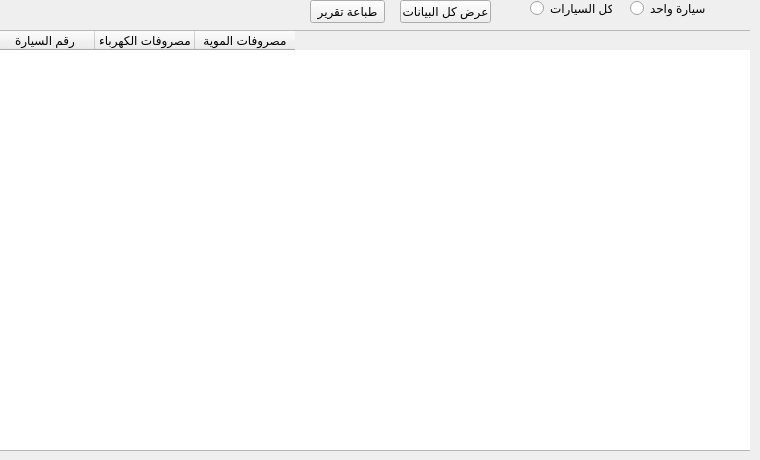
      <widget class="QWidget" name="tab_16">
       <attribute name="title">
        <string>الكهرباء</string>
       </attribute>
       <widget class="QGroupBox" name="groupBox_7">
        <property name="geometry">
         <rect>
          <x>-1</x>
          <y>30</y>
          <width>751</width>
          <height>421</height>
         </rect>
        </property>
        <property name="title">
         <string/>
        </property>
        <widget class="QTableWidget" name="tableWidget_7">
         <property name="geometry">
          <rect>
           <x>-5</x>
           <y>0</y>
           <width>761</width>
           <height>421</height>
          </rect>
         </property>
         <column>
          <property name="text">
           <string>رقم السيارة</string>
          </property>
         </column>
         <column>
          <property name="text">
           <string>مصروفات الكهرباء</string>
          </property>
         </column>
         <column>
          <property name="text">
           <string>مصروفات الموية</string>
          </property>
         </column>
        </widget>
       </widget>
       <widget class="QRadioButton" name="radioButton_13">
        <property name="geometry">
         <rect>
          <x>630</x>
          <y>0</y>
          <width>82</width>
          <height>17</height>
         </rect>
        </property>
        <property name="text">
         <string>سيارة واحد</string>
        </property>
       </widget>
       <widget class="QRadioButton" name="radioButton_14">
        <property name="geometry">
         <rect>
          <x>530</x>
          <y>0</y>
          <width>82</width>
          <height>17</height>
         </rect>
        </property>
        <property name="text">
         <string>كل السيارات</string>
        </property>
       </widget>
       <widget class="QPushButton" name="pushButton_14">
        <property name="geometry">
         <rect>
          <x>310</x>
          <y>0</y>
          <width>75</width>
          <height>23</height>
         </rect>
        </property>
        <property name="text">
         <string>طباعة تقرير</string>
        </property>
       </widget>
       <widget class="QPushButton" name="pushButton_15">
        <property name="geometry">
         <rect>
          <x>400</x>
          <y>0</y>
          <width>91</width>
          <height>23</height>
         </rect>
        </property>
        <property name="text">
         <string>عرض كل البيانات</string>
        </property>
       </widget>
      </widget>
